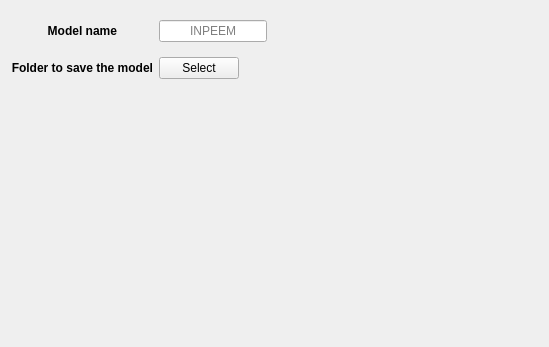
<?xml version="1.0" encoding="UTF-8"?>
<ui version="4.0">
 <class>ModelDefinitionsWidget</class>
 <widget class="QWidget" name="ModelDefinitionsWidget">
  <property name="geometry">
   <rect>
    <x>0</x>
    <y>0</y>
    <width>549</width>
    <height>347</height>
   </rect>
  </property>
  <property name="windowTitle">
   <string>Form</string>
  </property>
  <layout class="QVBoxLayout" name="verticalLayout">
   <item>
    <layout class="QFormLayout" name="formLayout">
     <property name="labelAlignment">
      <set>Qt::AlignCenter</set>
     </property>
     <item row="0" column="0">
      <widget class="Line" name="line_2">
       <property name="orientation">
        <enum>Qt::Horizontal</enum>
       </property>
      </widget>
     </item>
     <item row="1" column="0">
      <widget class="QLabel" name="modelNameLabel">
       <property name="font">
        <font>
         <weight>75</weight>
         <bold>true</bold>
        </font>
       </property>
       <property name="text">
        <string>Model name</string>
       </property>
       <property name="alignment">
        <set>Qt::AlignRight|Qt::AlignTrailing|Qt::AlignVCenter</set>
       </property>
      </widget>
     </item>
     <item row="1" column="1">
      <widget class="QLineEdit" name="modelNameLineEdit">
       <property name="sizePolicy">
        <sizepolicy hsizetype="Maximum" vsizetype="Fixed">
         <horstretch>0</horstretch>
         <verstretch>0</verstretch>
        </sizepolicy>
       </property>
       <property name="locale">
        <locale language="English" country="UnitedStates"/>
       </property>
       <property name="alignment">
        <set>Qt::AlignCenter</set>
       </property>
       <property name="placeholderText">
        <string>INPEEM</string>
       </property>
      </widget>
     </item>
     <item row="2" column="0">
      <widget class="Line" name="line">
       <property name="orientation">
        <enum>Qt::Horizontal</enum>
       </property>
      </widget>
     </item>
     <item row="3" column="0">
      <widget class="QLabel" name="label">
       <property name="font">
        <font>
         <weight>75</weight>
         <bold>true</bold>
        </font>
       </property>
       <property name="text">
        <string>Folder to save the model</string>
       </property>
       <property name="alignment">
        <set>Qt::AlignRight|Qt::AlignTrailing|Qt::AlignVCenter</set>
       </property>
      </widget>
     </item>
     <item row="3" column="1">
      <widget class="QPushButton" name="pushButton">
       <property name="sizePolicy">
        <sizepolicy hsizetype="Fixed" vsizetype="Fixed">
         <horstretch>0</horstretch>
         <verstretch>0</verstretch>
        </sizepolicy>
       </property>
       <property name="text">
        <string>Select</string>
       </property>
      </widget>
     </item>
     <item row="4" column="0" colspan="2">
      <widget class="QLabel" name="label_2">
       <property name="text">
        <string>&lt;html&gt;&lt;head/&gt;&lt;body&gt;&lt;p&gt;&lt;br/&gt;&lt;/p&gt;&lt;/body&gt;&lt;/html&gt;</string>
       </property>
      </widget>
     </item>
    </layout>
   </item>
  </layout>
 </widget>
 <resources/>
 <connections/>
</ui>
